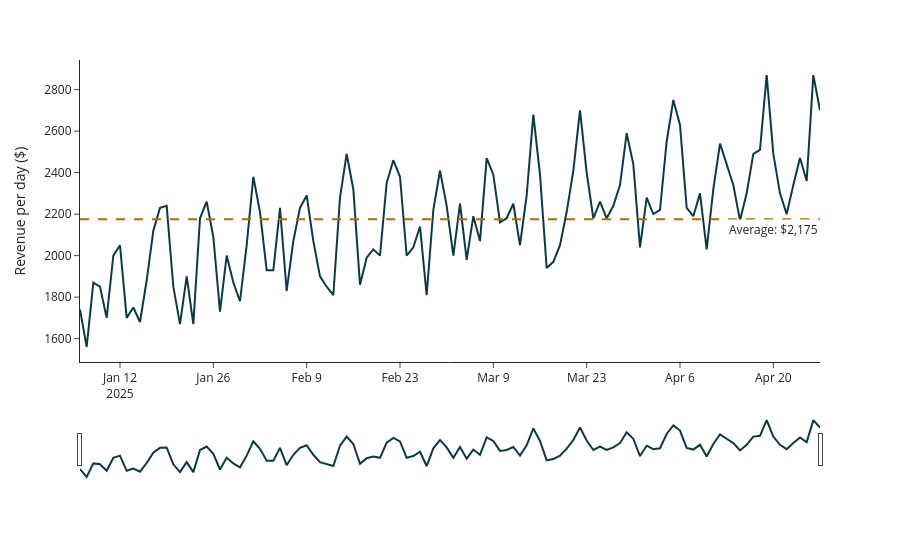

Notebook source saved alongside this figure:
### Code cell
fig.update_xaxes(rangeslider_visible=True)
fig.add_hline(y=average, line_width=2, line_dash='dash',
              line_color='#b26a00', opacity=1,
              annotation_text='Average: $2,175',
              annotation_position='bottom right',
              annotation_bgcolor='white')
fig.show()
